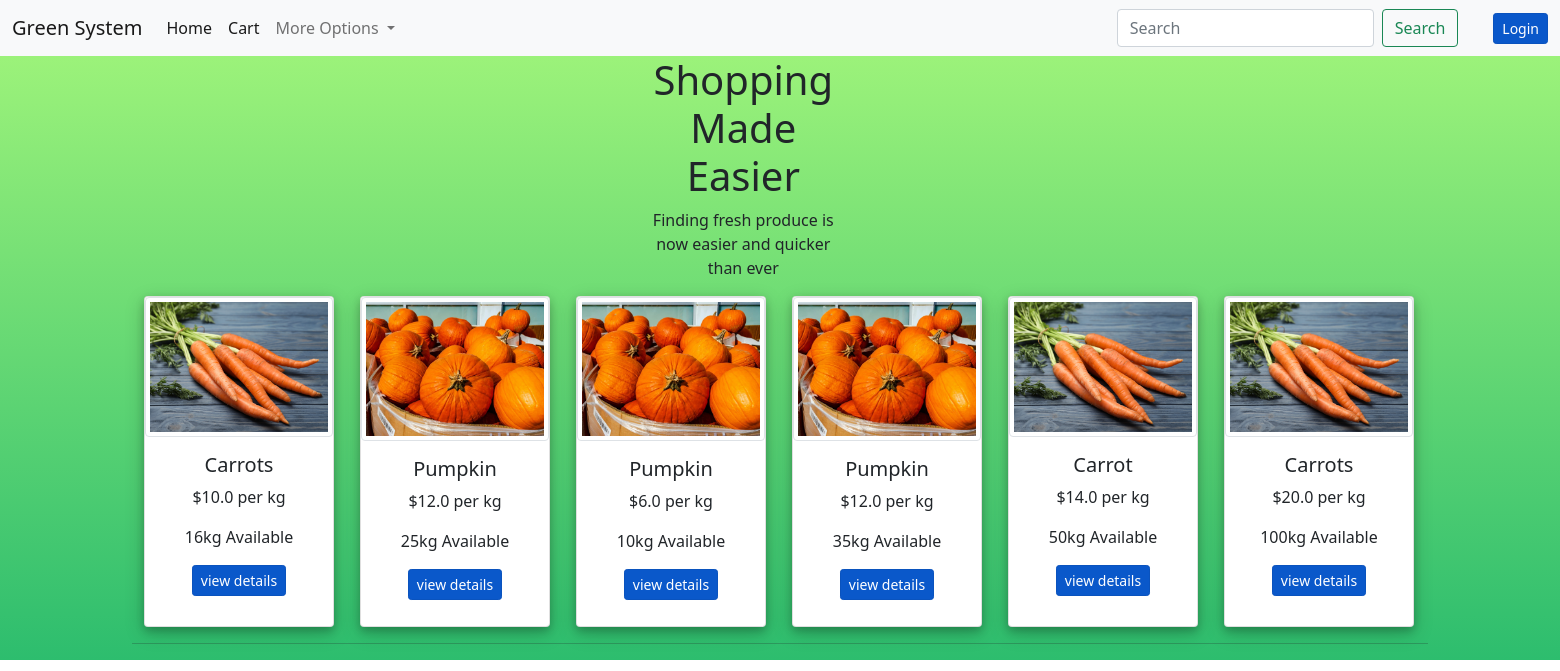
Before: / with the older database file.
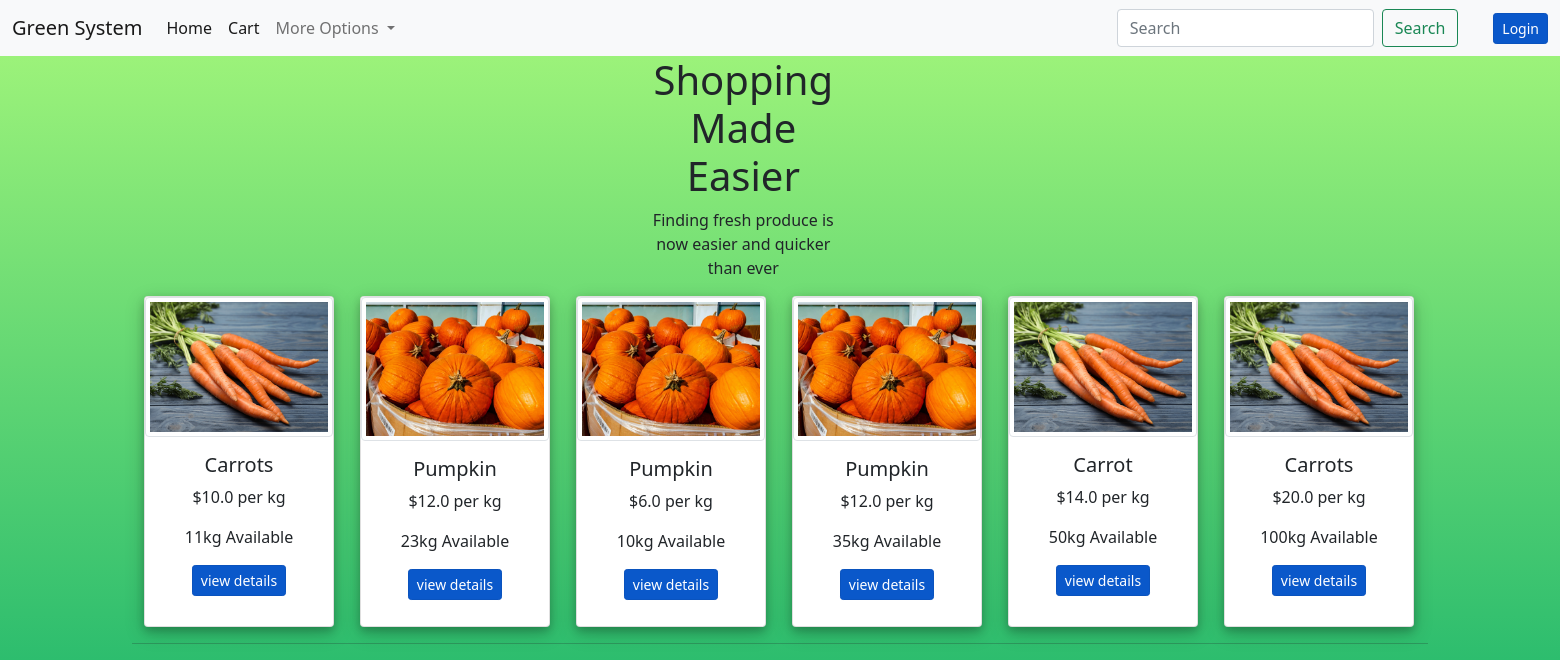
After: the same page with the newer database file.
### main.py (models this page shows, shortened)
class Item(db.Model):
    id=db.Column(db.Integer,primary_key=True)
    user_id=db.Column(db.Integer,db.ForeignKey('user.id'))
    name=db.Column(db.String,nullable=False)
    image=db.Column(db.String,nullable=False)
    quantity=db.Column(db.Integer,nullable=False)
    price=db.Column(db.Float,nullable=False)
    delivery=db.Column(db.String,nullable=False)

### main.py (the view)
@app.route('/',methods=['GET'])
def index():
    users=User.query.all()
    items=Item.query.all()
    images=[]
    newitems=[]
    for item in items:
        if item.quantity>0:
            newitems.append(item)
    return render_template('index.html',users=users,items=newitems,images=images)

### main.py
class SearchForm(FlaskForm):
    Search=StringField("Search",validators=[DataRequired()])
    submit=SubmitField("Search")

### main.py (called while the page is built)
@app.context_processor
def base():
    form=SearchForm()
    return dict(form=form)

### templates/index.html (shortened to what this page needs)
{% extends "layout.html" %}
{% block content %}
<div class="header" style="text-align: center; transform:translateX(38%);">
    <div class="new-container" style="align-items: flex-end;">
        <div class="row">
            <div class="col-2">
                <h1>Shopping Made Easier</h1>
                <p>Finding fresh produce is now easier and quicker than ever</p>
            </div>
        </div>
    </div>
</div>
<div class='container'>
    <div class="row">
    {% for item in items%}
    <div class="col">
    <div class="card"> <img class='mx-auto img-thumbnail' src="/static/item_images/{{item.image}}" width="100%" height="100%" max-height="100px" max-midth="100px" />
        <div class="card-body text-center mx-auto">
            <div class='cvp'>
                <h5 class="card-title font-weight-bold">{{item.name}}</h5>
                <p class="card-text">${{item.price}} per kg</p> <p class="card-text">{{item.quantity}}kg Available</p><a href="/item_details/{{item.id}}" class="btn btn-primary btn-sm active">view details</a><br />
            </div>
        </div>
    </div>
</div>
<br/>
    {%endfor%}
</div>
</div>
<hr/>
{% endblock %}

### templates/layout.html (shortened to what this page needs)
<!doctype html>
<html lang="en">
  <head>
    <link rel="stylesheet" href="{{ url_for('static', filename='style.css') }}">
    <link href="https://cdn.jsdelivr.net/npm/bootstrap@5.1.3/dist/css/bootstrap.min.css" rel="stylesheet">
  </head>
  <body>
    {% include 'navbar.html' %}
    <div class="container">
    {% block content%}
    {% endblock %}
    </div>
  </body>
</html>

### templates/navbar.html (shortened to what this page needs)
<nav class="navbar navbar-expand-lg navbar-light bg-light">
  <div class="container-fluid">
    <a class="navbar-brand" href="/">Green System</a>
    <div class="collapse navbar-collapse" id="navbarSupportedContent">
      <ul class="navbar-nav me-auto mb-2 mb-lg-0">
        <li class="nav-item">
          <a class="nav-link active" aria-current="page" href="/">Home</a>
        </li>
        <li class="nav-item">
          <a class="nav-link active" aria-current="page" href="/get_cart">Cart</a>
        </li>
        <li class="nav-item dropdown">
          <a class="nav-link dropdown-toggle" href="#" id="navbarDropdown" role="button" data-bs-toggle="dropdown" aria-expanded="false">
            More Options
          </a>
        </li>
      </ul>
      <form class="d-flex" action="{{url_for('search') }} "methods="GET">
        <input class="form-control me-2" type="search" placeholder="Search" name="searched" aria-label="Search">
        <button class="btn btn-outline-success" type="submit">Search</button>
      </form>
      {% if current_user.is_authenticated %}
      <a href="/logout" style="margin-left:2.5em" methods="GET" class="btn btn-primary btn-sm active" role="button" aria-pressed="true">Logout</a>
      {%else%}
      <a href="/login" style="margin-left:2.5em" methods="GET" class="btn btn-primary btn-sm active" role="button" aria-pressed="true">Login</a>
      {%endif%}
    </div>
  </div>
</nav>

### static/style.css (style rules this page uses)
.new-container { max-width: 1300px; margin: auto; padding-left: 25px; padding-right: 25px; }
a { text-decoration: none; }
body { background: -webkit-linear-gradient(bottom, #2dbd6e, #a6f77b); background-repeat: no-repeat; }
body { background-color: #eee; overflow-x: hidden; }
.container { width: 900px }
.card { background-color: #fff; border: none; border-radius: 10px; width: 190px; box-shadow: 0 4px 8px 0 rgba(0, 0, 0, 0.2), 0 6px 20px 0 rgba(0, 0, 0, 0.19); margin-bottom:10px; height:100%; }

Changed rows visible on the page:
changed Item (number 1 of 6 on the later page): quantity "16" → "11"
changed Item (number 2 of 6 on the later page): quantity "25" → "23"
